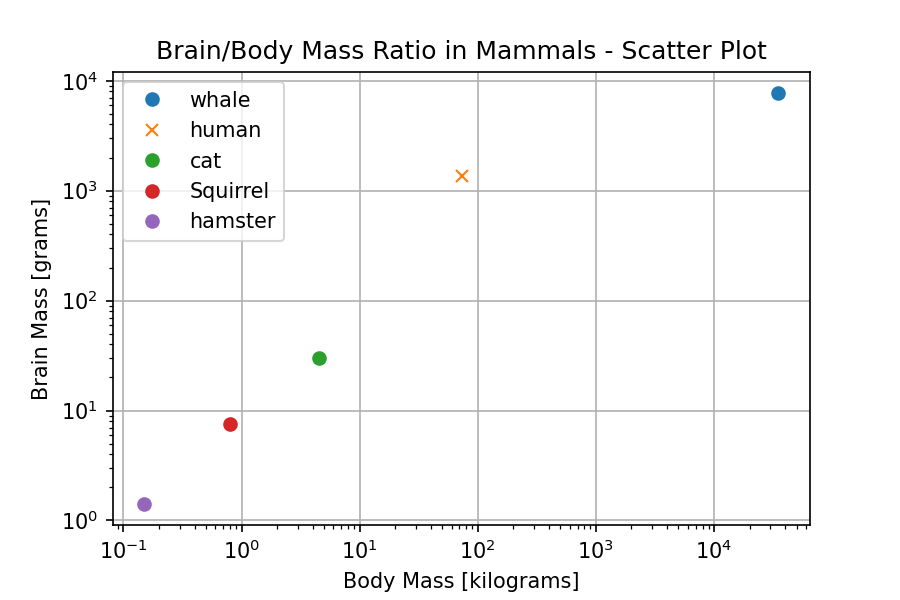

This figure's Python source:
"""
Xinghua Peng
DS 2000: Intro to Programming with Data


Date: Thu Sep 22 11:53:37 2022
    
File: brain.py
    
Description: This program demonstrates brain/body mass ratio in five mammals

Question 3:
Interpret my results: According to the plot, Humans have the largest brain/body mass ratio (approxiamtely 18.48) because it has the highest/steepest slope within the scatter plot.  
To put it in another way, a higher/steeper slope (y/x or Brain Mass/Body Mass) means larger brain/body mass ratio compared to the other four mammals. 
"""

import matplotlib.pyplot as plt

def main():
    
    # Open the file and read the data
    filename = "brain.txt"
    with open (filename, "r") as infile:
        infile.readline()
        infile.readline()
        infile.readline()
        infile.readline()
        infile.readline()
        infile.readline()
        
        # Read the data: name & body mass & brain mass
        name1 = infile.readline().strip()
        body1 = float(infile.readline())
        brain1 = float(infile.readline())
        
        name2 = infile.readline().strip()
        body2 = float(infile.readline())
        brain2 = float(infile.readline())
        
        name3 = infile.readline().strip()
        body3 = float(infile.readline())
        brain3 = float(infile.readline())
        
        name4 = infile.readline().strip()
        body4 = float(infile.readline())
        brain4 = float(infile.readline())
        
        name5 = infile.readline().strip()
        body5 = float(infile.readline())
        brain5 = float(infile.readline())
        
        
        
    # Create a canvas / figure for the scatter plot
    plt.figure(figsize=(6,4),dpi=150)
    
    plt.plot(body1,brain1, 'o', label = name1)
    plt.plot(body2,brain2, 'x', label = name2) # Use a distinctive marker for human
    plt.plot(body3,brain3, 'o', label = name3)
    plt.plot(body4,brain4, 'o', label = name4)
    plt.plot(body5,brain5, 'o', label = name5)
    
        
    # Plot customization
    plt.grid()
    # Give the graph a descriptive title
    plt.title("Brain/Body Mass Ratio in Mammals - Scatter Plot")
    # Label X and Y axes
    plt.xlabel("Body Mass [kilograms]")
    plt.ylabel("Brain Mass [grams]")
    
    # Add a legend identifying each animal in the plot
    plt.legend()
    
    # Use logarithmic scaling
    plt.xscale("log")
    plt.yscale("log")
    
    plt.savefig("brain.png")
    
    plt.show()
    

    ## Create a bar chart comparing the brain/body mass ratios
    plt.figure(figsize=(6,4),dpi=150)
    # Compute the each mammal's ratio
    
    ratio1 = float(brain1 / body1) # Formula: ratio = brain mass [grams] / body mass [kilograms]
    ratio2 = float(brain2 / body2)
    ratio3 = float(brain3 / body3)
    ratio4 = float(brain4 / body4)
    ratio5 = float(brain5 / body5)
    
    # Generate bars in a bar chart & Plot the data points
    
    plt.bar(name1, ratio1)
    plt.bar(name2, ratio2)
    plt.bar(name3, ratio3)    
    plt.bar(name4, ratio4)
    plt.bar(name5, ratio5)
    
    # Plot Customization
    plt.grid()
    # Descriptive title
    plt.title("Brain/Body Mass Ratio in Mammals - Bar Chart")
    # Change the axis labels & scale
    plt.xlabel("Mammals")
    plt.ylabel("Brain/Body Mass Ratios [grams/kilograms]")
    plt.ylim(0,20) 
    # Add a legend identifying each animal in the plot
    plt.legend()
    
    plt.savefig("ratio.png")
    
    plt.show()
    
    
main()